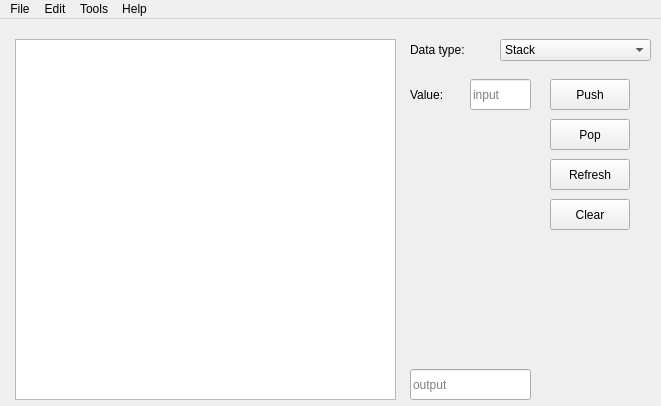
<?xml version="1.0" encoding="UTF-8"?>
<ui version="4.0">
 <class>MainWindow</class>
 <widget class="QMainWindow" name="MainWindow">
  <property name="geometry">
   <rect>
    <x>0</x>
    <y>0</y>
    <width>661</width>
    <height>406</height>
   </rect>
  </property>
  <property name="windowTitle">
   <string>MainWindow</string>
  </property>
  <widget class="QWidget" name="centralWidget">
   <widget class="QGraphicsView" name="graphicsView">
    <property name="geometry">
     <rect>
      <x>15</x>
      <y>20</y>
      <width>381</width>
      <height>361</height>
     </rect>
    </property>
   </widget>
   <widget class="QLabel" name="typeLabel">
    <property name="geometry">
     <rect>
      <x>410</x>
      <y>20</y>
      <width>81</width>
      <height>21</height>
     </rect>
    </property>
    <property name="text">
     <string>Data type:</string>
    </property>
    <property name="scaledContents">
     <bool>true</bool>
    </property>
   </widget>
   <widget class="QComboBox" name="typeComboBox">
    <property name="geometry">
     <rect>
      <x>500</x>
      <y>20</y>
      <width>151</width>
      <height>22</height>
     </rect>
    </property>
    <property name="cursor">
     <cursorShape>PointingHandCursor</cursorShape>
    </property>
    <item>
     <property name="text">
      <string>Stack</string>
     </property>
    </item>
    <item>
     <property name="text">
      <string>Queue</string>
     </property>
    </item>
    <item>
     <property name="text">
      <string>Binary Tree</string>
     </property>
    </item>
    <item>
     <property name="text">
      <string>Red-Black Tree</string>
     </property>
    </item>
   </widget>
   <widget class="QLineEdit" name="pushValue">
    <property name="geometry">
     <rect>
      <x>470</x>
      <y>60</y>
      <width>61</width>
      <height>31</height>
     </rect>
    </property>
    <property name="placeholderText">
     <string>input</string>
    </property>
   </widget>
   <widget class="QLabel" name="valueLabel">
    <property name="geometry">
     <rect>
      <x>410</x>
      <y>66</y>
      <width>59</width>
      <height>20</height>
     </rect>
    </property>
    <property name="text">
     <string>Value:</string>
    </property>
   </widget>
   <widget class="QPushButton" name="pushButton">
    <property name="geometry">
     <rect>
      <x>550</x>
      <y>60</y>
      <width>80</width>
      <height>31</height>
     </rect>
    </property>
    <property name="cursor">
     <cursorShape>PointingHandCursor</cursorShape>
    </property>
    <property name="text">
     <string>Push</string>
    </property>
   </widget>
   <widget class="QPushButton" name="popButton">
    <property name="geometry">
     <rect>
      <x>550</x>
      <y>100</y>
      <width>80</width>
      <height>31</height>
     </rect>
    </property>
    <property name="cursor">
     <cursorShape>PointingHandCursor</cursorShape>
    </property>
    <property name="text">
     <string>Pop</string>
    </property>
   </widget>
   <widget class="QPushButton" name="refreshButton">
    <property name="geometry">
     <rect>
      <x>550</x>
      <y>140</y>
      <width>80</width>
      <height>31</height>
     </rect>
    </property>
    <property name="cursor">
     <cursorShape>PointingHandCursor</cursorShape>
    </property>
    <property name="text">
     <string>Refresh</string>
    </property>
   </widget>
   <widget class="QPushButton" name="clearButton">
    <property name="geometry">
     <rect>
      <x>550</x>
      <y>180</y>
      <width>80</width>
      <height>31</height>
     </rect>
    </property>
    <property name="cursor">
     <cursorShape>PointingHandCursor</cursorShape>
    </property>
    <property name="text">
     <string>Clear</string>
    </property>
   </widget>
   <widget class="QLineEdit" name="popValue">
    <property name="geometry">
     <rect>
      <x>410</x>
      <y>350</y>
      <width>121</width>
      <height>31</height>
     </rect>
    </property>
    <property name="placeholderText">
     <string>output</string>
    </property>
   </widget>
  </widget>
  <widget class="QMenuBar" name="menuBar">
   <property name="geometry">
    <rect>
     <x>0</x>
     <y>0</y>
     <width>661</width>
     <height>19</height>
    </rect>
   </property>
   <widget class="QMenu" name="menuFile">
    <property name="title">
     <string>File</string>
    </property>
   </widget>
   <widget class="QMenu" name="menuEdit">
    <property name="title">
     <string>Edit</string>
    </property>
   </widget>
   <widget class="QMenu" name="menuTools">
    <property name="title">
     <string>Tools</string>
    </property>
   </widget>
   <widget class="QMenu" name="menuHelp">
    <property name="title">
     <string>Help</string>
    </property>
   </widget>
   <addaction name="menuFile"/>
   <addaction name="menuEdit"/>
   <addaction name="menuTools"/>
   <addaction name="menuHelp"/>
  </widget>
 </widget>
 <layoutdefault spacing="6" margin="11"/>
 <resources/>
 <connections/>
</ui>
